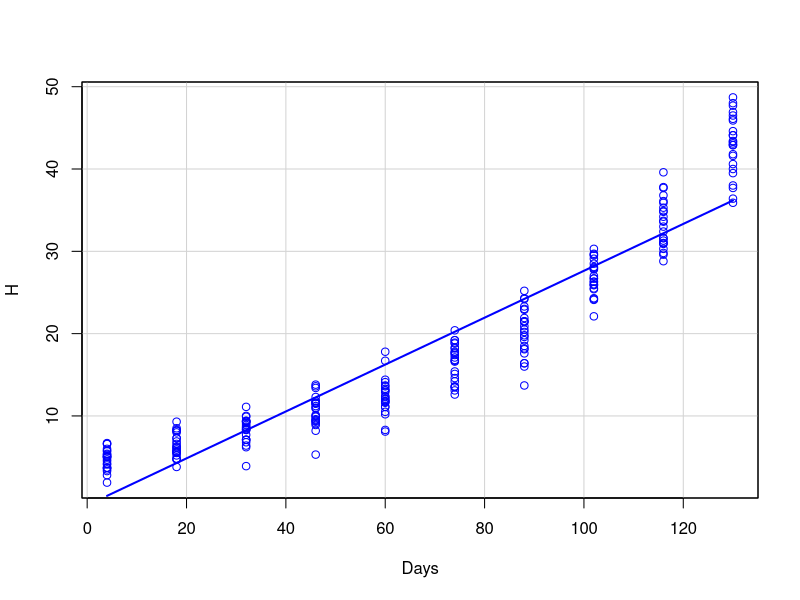
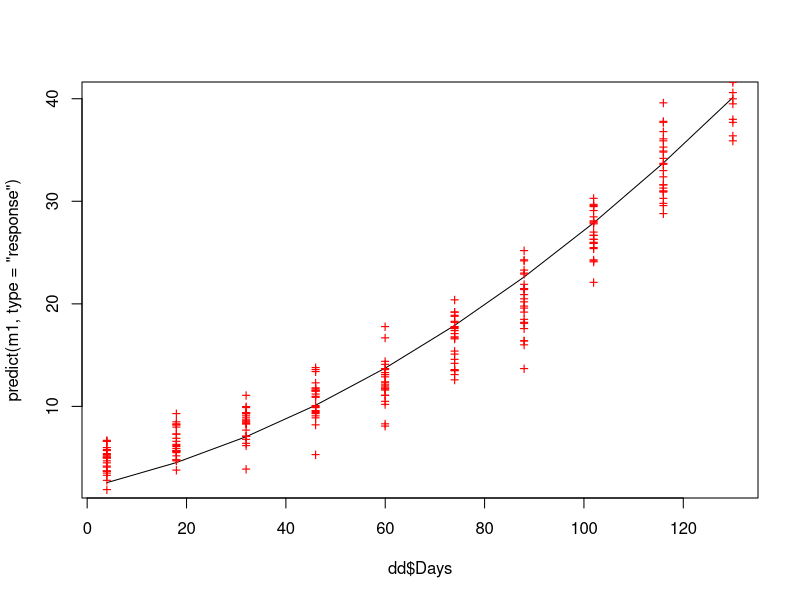
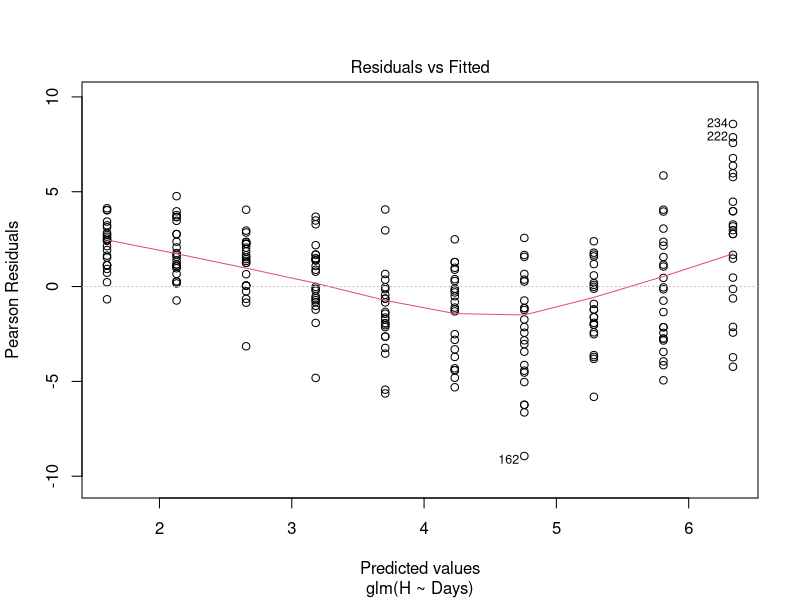
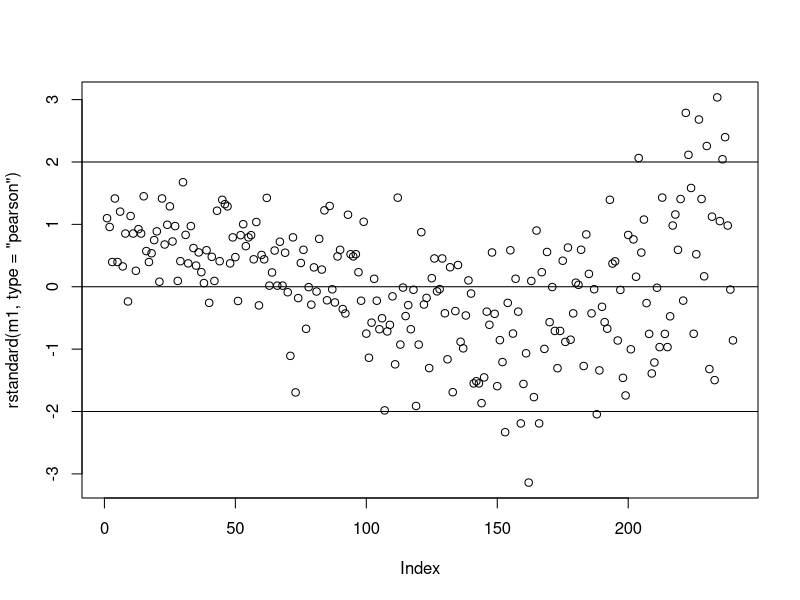
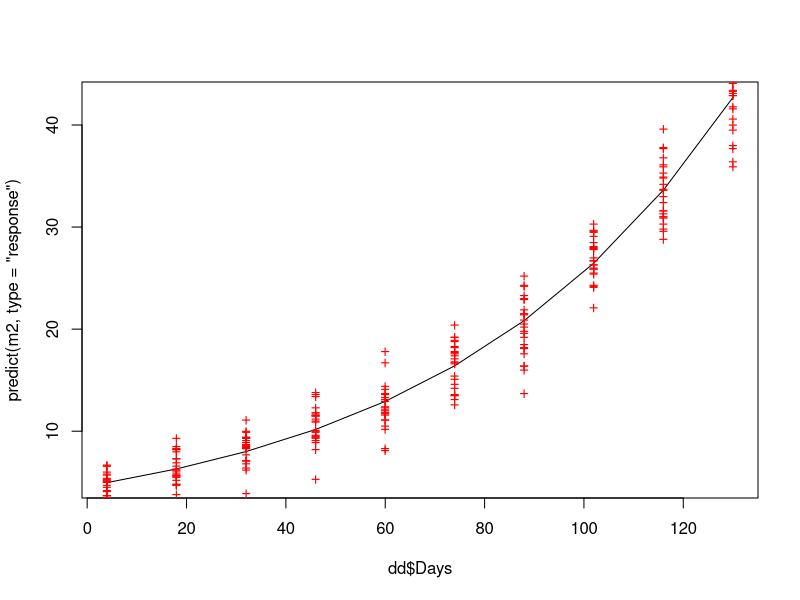
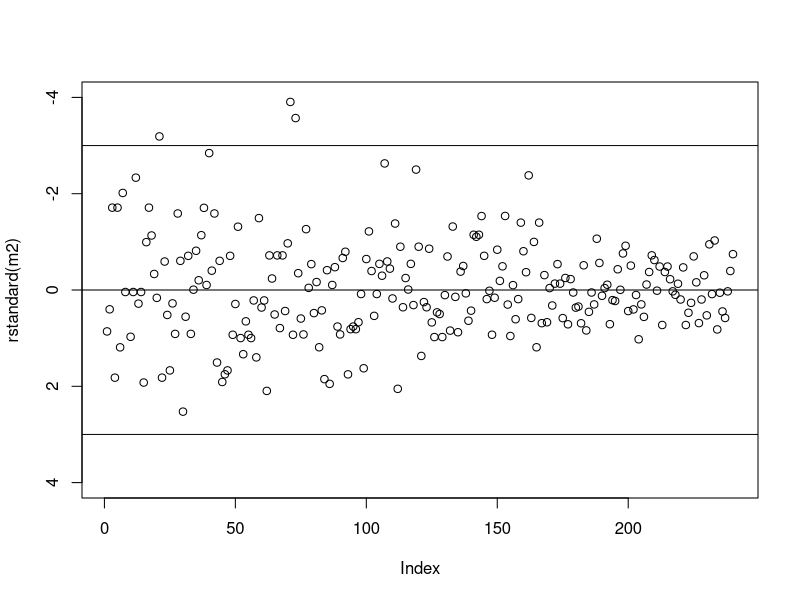
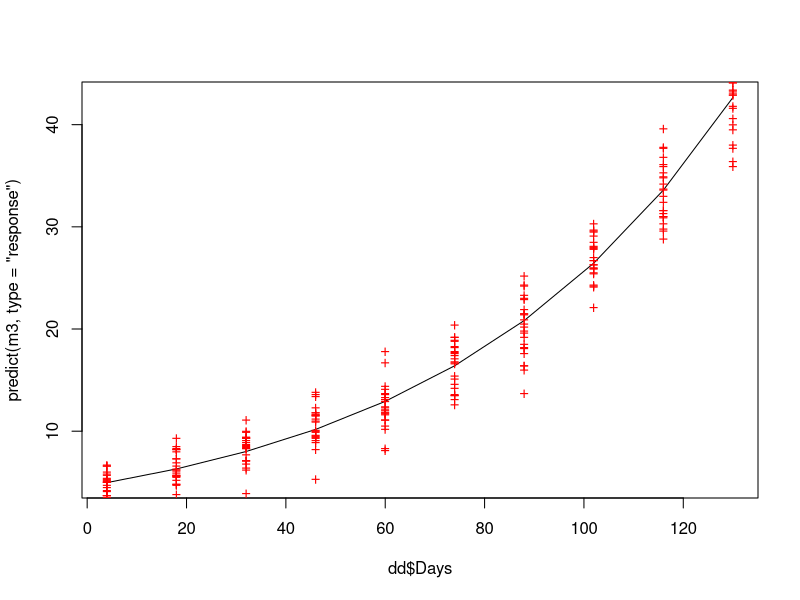
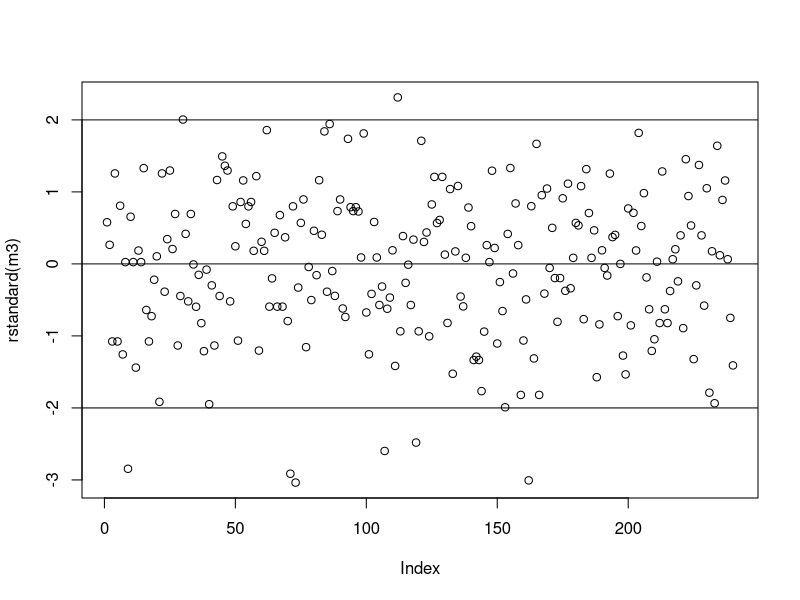

These figures' R source, in order:
setwd("~/Downloads/pie2/desembre/questionari-glm")
library(car)
library(nlme)
dd <- read.csv2("ah.csv")

head(dd)
sp(H~Days, boxplot=F, smooth=F, data=dd)

# ------------------------
# Gaussian (Normal) amb link = sqrt
# ------------------------

# Ap. 1
summary(m1 <- glm(H~Days,
                  family=gaussian(link="sqrt"),
                  data=dd))

plot(dd$Days, predict(m1, type="response"), type="l")
with(dd, points(Days, H, col="red", pch="+"))

# Ap. 2
plot(m1, which=1)
plot(rstandard(m1, type="pearson"))
abline(h=c(-2,0,2))
which(abs(rstandard(m1)) > 2)

# Ap. 3
FDays <- as.factor(dd$Days)
m1f <- glm(H ~ Days + FDays,
           family = gaussian(link="sqrt"),
           data = dd)

print(anova(m1, m1f, test="F"))

# Ap. 4
print(leveneTest(resid(m1, type="pearson")~FDays))

# Ap. 5
customDays <- data.frame(Days=c(0, 105, 150))
pred <- predict(m1, customDays, se.fit = T, type="response")
print(cbind(mu = pred$fit,
            se = pred$se.fit))

# ------------------------
# Gamma amb link = log
# ------------------------

# Ap. 1
summary(m2 <- glm(H ~ Days,
          family=Gamma(link="log"),
          data=dd))

plot(dd$Days, predict(m2, type="response"), type="l")
with(dd, points(Days, H, col="red", pch="+"))

# Ap. 2
plot(rstandard(m2), ylim = c(4,-4))
abline(h=c(-3,0,3))
which(abs(rstandard(m2)) > 3)

# Ap. 3
FDays <- as.factor(dd$Days)
m2f <-glm(H ~ Days + FDays,
          family=Gamma(link="log"),
          data=dd)

anova(m2, m2f, test="F")

# Ap. 4
print(leveneTest(resid(m2, type="pearson")~FDays))

# Ap. 5
customDays <- data.frame(Days=c(0, 105, 150))
pred <- predict(m2, customDays, se.fit = T, type="response")
print(cbind(mu = pred$fit,
            se = pred$se.fit))

# ------------------------
# Response with variance function = mu and link = log (~ Poisson)
# ------------------------

# Ap. 1
summary(m3 <- glm(H ~ Days,
                  family=quasi(variance="mu",link="log"),
                  data=dd))

plot(dd$Days, predict(m3, type="response"), type="l")
with(dd, points(Days, H, col="red", pch="+"))

# Ap. 2
plot(rstandard(m3))
abline(h=c(-2,0,2))
which(abs(rstandard(m3)) > 2)

# Ap. 3

# Ap. 4

# Ap. 5
customDays <- data.frame(Days=c(0, 105, 150))
pred <- predict(m3, customDays, se.fit = T, type="response")

mu3 <- pred$fit
phi3 <- summary(m3)$dispersion
var_poisson <- phi3*mu3 # poisson: V(mu) = mu

print(cbind(Var = var_poisson,
            Days = customDays))

# Ap. 6
# question 17
res.dev <- c()
null.dev <- c()

res.dev[1] <- sum(summary(m1)$deviance.resid^2)
null.dev[1] <- summary(m1)$null.deviance

res.dev[2] <- sum(summary(m2)$deviance.resid^2)
null.dev[2] <- summary(m2)$null.deviance

res.dev[3] <- sum(summary(m3)$deviance.resid^2)
null.dev[3] <- summary(m3)$null.deviance

cbind(mod = c(1,2,3),
      res = res.dev,
      null = null.dev,
      ratio = res.dev/null.dev)

# question 18
leveneTest(resid(m1, type="pearson")~FDays)
leveneTest(resid(m2, type="pearson")~FDays)
leveneTest(resid(m3, type="pearson")~FDays)

# questions 19 and 20
mu <- c()
phi <- c()
var <- c()

customDays <- data.frame(Days=c(0, 150))

for (day in customDays$Days) {
  mu[1] <- predict(m1, data.frame(Days=c(day)), type="response")
  mu[2] <- predict(m2, data.frame(Days=c(day)), type="response")
  mu[3] <- predict(m3, data.frame(Days=c(day)), type="response")
  
  phi[1] <- summary(m1)$dispersion
  phi[2] <- summary(m2)$dispersion
  phi[3] <- summary(m3)$dispersion
  
  var[1] <- phi[1]*1 # Normal
  var[2] <- phi[2]*mu[2]*mu[2] # Gamma
  var[3] <- phi[3]*mu[3] # Poisson
  
  print(cbind(mu = mu,
              disp = phi,
              var = var))
}
  
# plots
plot(dd$Days, predict(m1, type="response"), type="l", col="blue")
lines(dd$Days, predict(m2, type="response"), type="l", col="red", lty=1)
lines(dd$Days, predict(m3, type="response"), type="l", col="green", lty=4)
